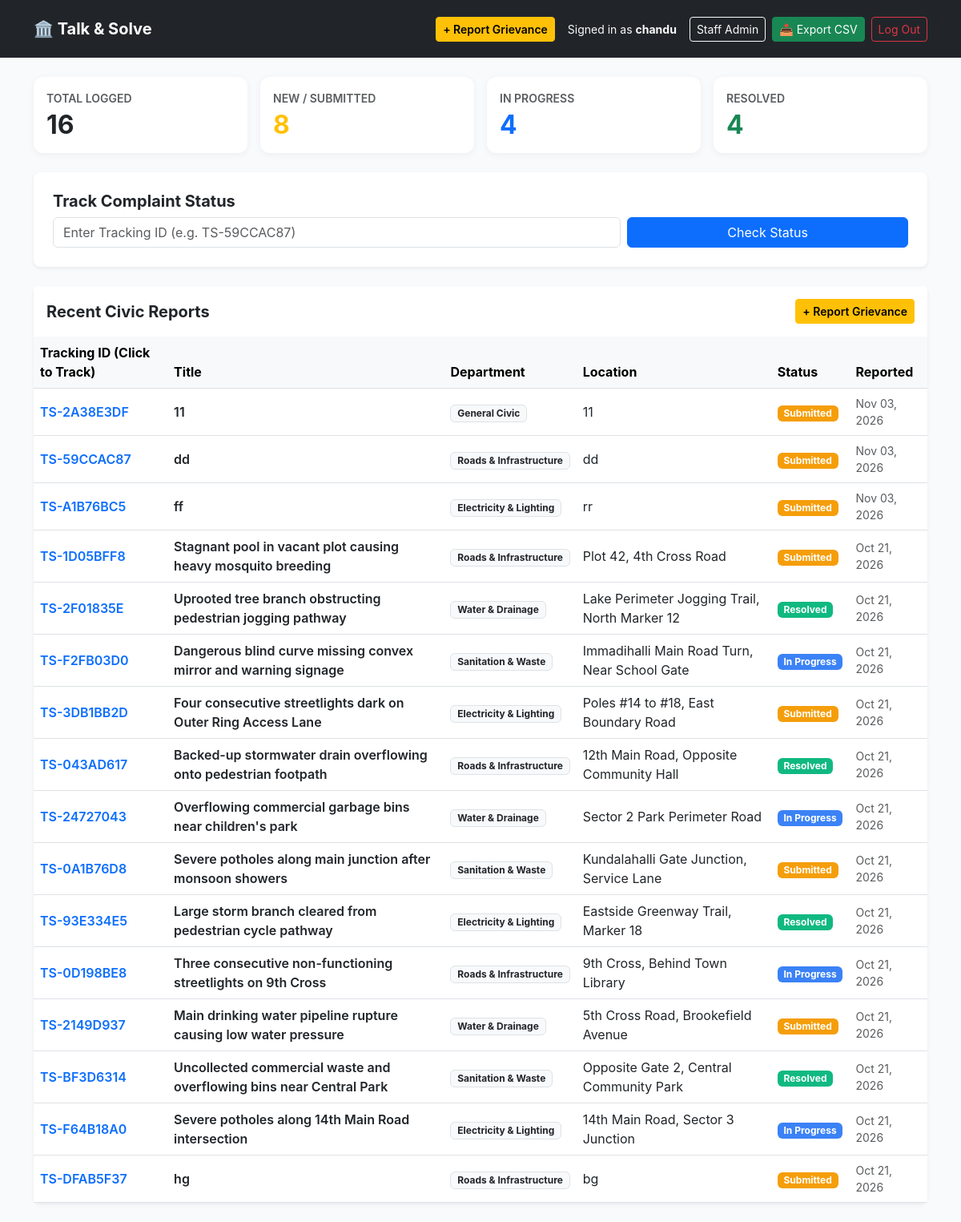
The app's page / (signed in) with its own data.
### issues/models.py (models this page shows, shortened)
class Issue(models.Model):
    STATUS_CHOICES = [
        ('Submitted', 'Submitted'),
        ('In Progress', 'In Progress'),
        ('Resolved', 'Resolved'),
    ]
    DEPARTMENT_CHOICES = [
        ('Roads & Infrastructure', 'Roads & Infrastructure'),
        ('Electricity & Lighting', 'Electricity & Lighting'),
        ('Sanitation & Waste', 'Sanitation & Waste'),
        ('Water & Drainage', 'Water & Drainage'),
        ('General Civic', 'General Civic'),
    ]
    tracking_id = models.CharField(max_length=20, unique=True, null=True, blank=True, db_index=True)
    title = models.CharField(max_length=200)
    description = models.TextField()
    department = models.CharField(max_length=50, choices=DEPARTMENT_CHOICES, default='General Civic')
    location = models.CharField(max_length=200, blank=True, null=True)
    status = models.CharField(max_length=20, choices=STATUS_CHOICES, default='Submitted')
    citizen_name = models.CharField(max_length=100, default='Anonymous')
    citizen_phone = models.CharField(max_length=15, blank=True, null=True)
    created_at = models.DateTimeField(auto_now_add=True)
    updated_at = models.DateTimeField(auto_now=True)

### issues/views.py (the view)
# urls.py: path('', views.issue_dashboard, name='dashboard'),
@login_required
def issue_dashboard(request):
    if request.method == 'POST':
        form = IssueForm(request.POST)
        if form.is_valid():
            issue = form.save(commit=False)
            issue.citizen_name = request.user.username
            issue.status = 'Submitted'
            issue.save()
            return redirect('dashboard')
    else:
        form = IssueForm()
    issues = Issue.objects.all().order_by('-created_at')
    total_count = issues.count()
    submitted_count = issues.filter(status__iexact='Submitted').count()
    in_progress_count = issues.filter(status__iexact='In Progress').count()
    resolved_count = issues.filter(status__iexact='Resolved').count()
    search_query = request.GET.get('track_id', '').strip()[:20]
    tracked_issue = None
    if search_query:
        tracked_issue = Issue.objects.filter(tracking_id__iexact=search_query).first()
    context = {
        'issues': issues,
        'form': form,
        'total_count': total_count,
        'submitted_count': submitted_count,
        'in_progress_count': in_progress_count,
        'resolved_count': resolved_count,
        'tracked_issue': tracked_issue,
        'search_query': search_query,
    }
    return render(request, 'issues/dashboard.html', context)

### issues/forms.py (shortened to what this page needs)
class IssueForm(forms.ModelForm):
    citizen_phone = forms.CharField(
        required=False,
        widget=forms.TextInput(attrs={'class': 'form-control', 'placeholder': '10-digit mobile number (Optional)'})
    )
    class Meta:
        model = Issue
        fields = ['title', 'department', 'location', 'citizen_phone', 'description']
        widgets = {
            'title': forms.TextInput(attrs={'class': 'form-control', 'placeholder': 'e.g., Broken water pipe on Main Road', 'required': True}),
            'department': forms.Select(attrs={'class': 'form-select', 'required': True}),
            'location': forms.TextInput(attrs={'class': 'form-control', 'placeholder': 'e.g., 3rd Cross, near Community Hall', 'required': True}),
            'description': forms.Textarea(attrs={'class': 'form-control', 'rows': 3, 'placeholder': 'Describe the civic problem in detail...', 'required': True}),
        }

### issues/templates/issues/dashboard.html (shortened to what this page needs)
<!DOCTYPE html>
<html lang="en">
<head>
    <link href="https://cdn.jsdelivr.net/npm/bootstrap@5.3.0/dist/css/bootstrap.min.css" rel="stylesheet">
</head>
<body>
<nav class="navbar navbar-expand-lg navbar-dark bg-dark py-3">
    <div class="container">
        <a class="navbar-brand fw-bold" href="{% url 'dashboard' %}">🏛️ Talk & Solve</a>
        <div class="d-flex align-items-center gap-2">
            <button type="button" class="btn btn-warning btn-sm fw-semibold" data-bs-toggle="modal" data-bs-target="#grievanceModal">
                + Report Grievance
            </button>
            {% if user.is_authenticated %}
                <span class="text-light ms-2 me-2 small">Signed in as <strong>{{ user.username }}</strong></span>
                {% if user.is_staff %}
                    <a href="/admin/" class="btn btn-outline-light btn-sm" target="_blank">Staff Admin</a>
                {% endif %}
                <a href="{% url 'export_csv' %}" class="btn btn-success btn-sm">📥 Export CSV</a>
                <form action="{% url 'logout' %}" method="POST" class="d-inline m-0">
                    <button type="submit" class="btn btn-outline-danger btn-sm">Log Out</button>
                </form>
            {% else %}
                <a href="{% url 'login' %}" class="btn btn-outline-light btn-sm">Log In</a>
                <a href="{% url 'register' %}" class="btn btn-primary btn-sm">Sign Up</a>
            {% endif %}
        </div>
    </div>
</nav>
<div class="container py-4">
    <div class="row g-3 mb-4">
        <div class="col-md-3">
            <div class="card kpi-card p-3 bg-white">
                <span class="text-muted small text-uppercase fw-semibold">Total Logged</span>
                <h2 class="fw-bold text-dark mt-1 mb-0">{{ total_count }}</h2>
            </div>
        </div>
        <div class="col-md-3">
            <div class="card kpi-card p-3 bg-white">
                <span class="text-muted small text-uppercase fw-semibold">New / Submitted</span>
                <h2 class="fw-bold text-warning mt-1 mb-0">{{ submitted_count }}</h2>
            </div>
        </div>
        <div class="col-md-3">
            <div class="card kpi-card p-3 bg-white">
                <span class="text-muted small text-uppercase fw-semibold">In Progress</span>
                <h2 class="fw-bold text-primary mt-1 mb-0">{{ in_progress_count }}</h2>
            </div>
        </div>
        <div class="col-md-3">
            <div class="card kpi-card p-3 bg-white">
                <span class="text-muted small text-uppercase fw-semibold">Resolved</span>
                <h2 class="fw-bold text-success mt-1 mb-0">{{ resolved_count }}</h2>
            </div>
        </div>
    </div>
    <div class="card border-0 shadow-sm p-4 mb-4 bg-white rounded-3">
        <h5 class="fw-bold mb-2">Track Complaint Status</h5>
        <form method="GET" class="row g-2 align-items-center">
            <div class="col-md-8">
                <input type="text" name="track_id" class="form-control" placeholder="Enter Tracking ID (e.g. TS-59CCAC87)" value="{{ search_query }}">
            </div>
            <div class="col-md-4">
                <button type="submit" class="btn btn-primary w-100">Check Status</button>
            </div>
        </form>
    </div>
    <div class="card border-0 shadow-sm bg-white rounded-3">
        <div class="card-header bg-white py-3 border-0 d-flex justify-content-between align-items-center">
            <h5 class="fw-bold mb-0">Recent Civic Reports</h5>
            <button type="button" class="btn btn-warning btn-sm fw-semibold" data-bs-toggle="modal" data-bs-target="#grievanceModal">
                + Report Grievance
            </button>
        </div>
        <div class="table-responsive">
            <table class="table table-hover align-middle mb-0">
                <thead class="table-light">
                    <tr>
                        <th>Tracking ID (Click to Track)</th>
                        <th>Title</th>
                        <th>Department</th>
                        <th>Location</th>
                        <th>Status</th>
                        <th>Reported</th>
                    </tr>
                </thead>
                <tbody>
                    {% for issue in issues %}
                    <tr>
                        <td>
                            <a href="?track_id={{ issue.tracking_id }}" class="track-link">
                                {{ issue.tracking_id|default:"Pending" }}
                            </a>
                        </td>
                        <td class="fw-semibold">{{ issue.title }}</td>
                        <td><span class="badge bg-light text-dark border">{{ issue.department }}</span></td>
                        <td>{{ issue.location|default:"Not specified" }}</td>
                        <td>
                            {% if issue.status|lower == 'submitted' %}
                                <span class="badge badge-submitted">Submitted</span>
                            {% elif issue.status|lower == 'in progress' %}
                                <span class="badge badge-inprogress">In Progress</span>
                            {% else %}
                                <span class="badge badge-resolved">Resolved</span>
                            {% endif %}
                        </td>
                        <td class="text-muted small">{{ issue.created_at|date:"M d, Y" }}</td>
                    </tr>
                    {% empty %}
                    <tr>
                        <td colspan="6" class="text-center py-4 text-muted">No civic reports filed yet. Click "+ Report Grievance" above to file one.</td>
                    </tr>
                    {% endfor %}
                </tbody>
            </table>
        </div>
    </div>
</div>
</body>
</html>

### issues/templates/issues/dashboard.html (style rules this page uses)
body { background-color: #f8fafc; font-family: -apple-system, BlinkMacSystemFont, "Segoe UI", Roboto, sans-serif; }
.kpi-card { border: none; border-radius: 12px; box-shadow: 0 2px 10px rgba(0,0,0,0.05); }
.badge-submitted { background-color: #f59e0b; color: white; }
.badge-inprogress { background-color: #3b82f6; color: white; }
.badge-resolved { background-color: #10b981; color: white; }
.track-link { text-decoration: none; font-weight: 600; color: #0d6efd; }

### records on screen
Issue: tracking_id "TS-2A38E3DF", title "11", department "General Civic", location "11", status "Submitted", created_at "Nov 03, 2026"
Issue: tracking_id "TS-59CCAC87", title "dd", department "Roads & Infrastructure", location "dd", status "Submitted", created_at "Nov 03, 2026"
Issue: tracking_id "TS-A1B76BC5", title "ff", department "Electricity & Lighting", location "rr", status "Submitted", created_at "Nov 03, 2026"
Issue: tracking_id "TS-1D05BFF8", title "Stagnant pool in vacant plot causing heavy mosquito breeding", department "Roads & Infrastructure", location "Plot 42, 4th Cross Road", status "Submitted", created_at "Oct 21, 2026"
Issue: tracking_id "TS-2F01835E", title "Uprooted tree branch obstructing pedestrian jogging pathway", department "Water & Drainage", location "Lake Perimeter Jogging Trail, North Marker 12", status "Resolved", created_at "Oct 21, 2026"
Issue: tracking_id "TS-F2FB03D0", title "Dangerous blind curve missing convex mirror and warning signage", department "Sanitation & Waste", location "Immadihalli Main Road Turn, Near School Gate", status "In Progress", created_at "Oct 21, 2026"
Issue: tracking_id "TS-3DB1BB2D", title "Four consecutive streetlights dark on Outer Ring Access Lane", department "Electricity & Lighting", location "Poles #14 to #18, East Boundary Road", status "Submitted", created_at "Oct 21, 2026"
Issue: tracking_id "TS-043AD617", title "Backed-up stormwater drain overflowing onto pedestrian footpath", department "Roads & Infrastructure", location "12th Main Road, Opposite Community Hall", status "Resolved", created_at "Oct 21, 2026"
Issue: tracking_id "TS-24727043", title "Overflowing commercial garbage bins near children's park", department "Water & Drainage", location "Sector 2 Park Perimeter Road", status "In Progress", created_at "Oct 21, 2026"
Issue: tracking_id "TS-0A1B76D8", title "Severe potholes along main junction after monsoon showers", department "Sanitation & Waste", location "Kundalahalli Gate Junction, Service Lane", status "Submitted", created_at "Oct 21, 2026"
Issue: tracking_id "TS-93E334E5", title "Large storm branch cleared from pedestrian cycle pathway", department "Electricity & Lighting", location "Eastside Greenway Trail, Marker 18", status "Resolved", created_at "Oct 21, 2026"
Issue: tracking_id "TS-0D198BE8", title "Three consecutive non-functioning streetlights on 9th Cross", department "Roads & Infrastructure", location "9th Cross, Behind Town Library", status "In Progress", created_at "Oct 21, 2026"
Issue: tracking_id "TS-2149D937", title "Main drinking water pipeline rupture causing low water pressure", department "Water & Drainage", location "5th Cross Road, Brookefield Avenue", status "Submitted", created_at "Oct 21, 2026"
Issue: tracking_id "TS-BF3D6314", title "Uncollected commercial waste and overflowing bins near Central Park", department "Sanitation & Waste", location "Opposite Gate 2, Central Community Park", status "Resolved", created_at "Oct 21, 2026"
Issue: tracking_id "TS-F64B18A0", title "Severe potholes along 14th Main Road intersection", department "Electricity & Lighting", location "14th Main Road, Sector 3 Junction", status "In Progress", created_at "Oct 21, 2026"
Issue: tracking_id "TS-DFAB5F37", title "hg", department "Roads & Infrastructure", location "bg", status "Submitted", created_at "Oct 21, 2026"

### other values on screen
{{ user.username }} "chandu"
{{ total_count }} "16"
{{ submitted_count }} "8"
{{ in_progress_count }} "4"
{{ resolved_count }} "4"
